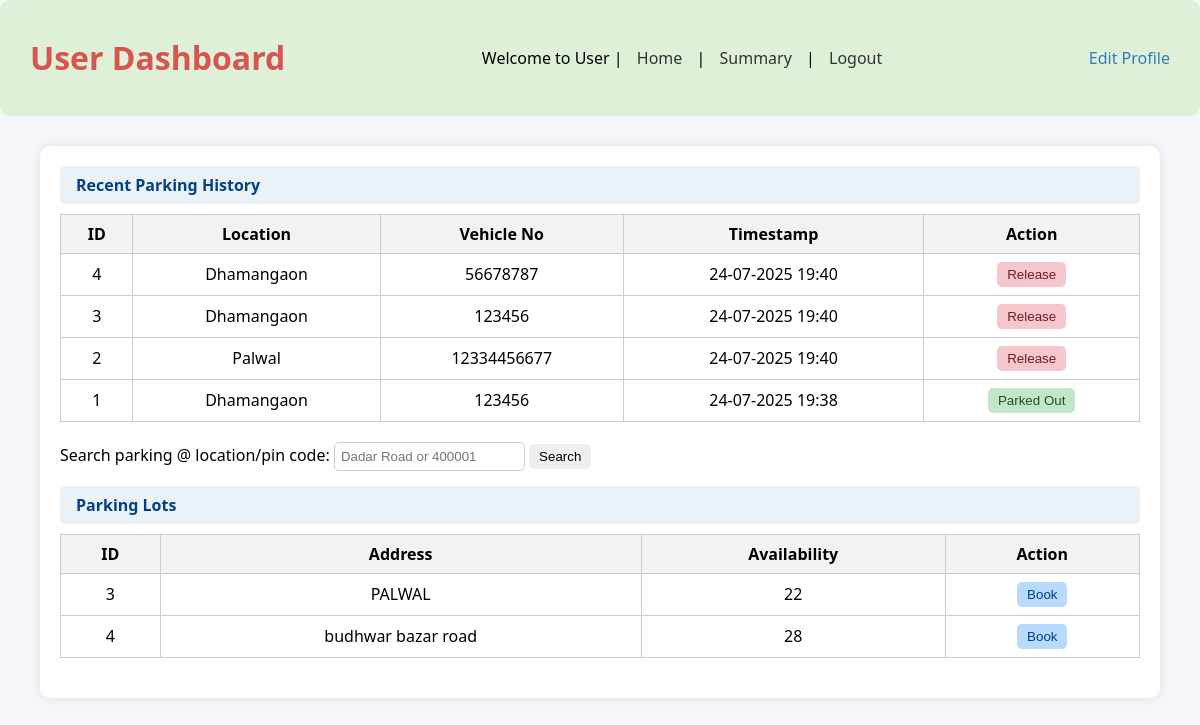
Screenshot of /user_home/3 with the database file from the repository.
### backend/Models.py (models this page shows)
class Reserved_parking_spots(db.Model):#this table is for the reservation(booking) of the parking spot
    __tablename__ = 'reserved_parking_spots'
    id=db.Column(db.Integer,primary_key=True,autoincrement=True)
    spot_id=db.Column(db.Integer,db.ForeignKey('parking_spots.id'), nullable=False)
    lot_id=db.Column(db.Integer,db.ForeignKey('parking_lots.id'), nullable=False)
    user_id=db.Column(db.String(50),db.ForeignKey('admin_user_details.email'), nullable=False)
    vehicle_number=db.Column(db.String(50),nullable=False)
    parking_timestamp=db.Column(db.DateTime,nullable=False)
    leaving_timestamp=db.Column(db.DateTime,nullable=True)
    parking_price_per_hour=db.Column(db.Integer,nullable=False)#isko to mai parking lot walli table se hi le lunga ....

class Parking_Lots(db.Model):
    __tablename__ = 'parking_lots'
    id=db.Column(db.Integer,primary_key=True,autoincrement=True)
    prime_location_name=db.Column(db.String(50),nullable=False ,unique=True)#location name jo ki parking lot ka name hoga vo to alag hi hona chahiye
    address=db.Column(db.String(120),nullable=False)#not neccessary to be unique ,aisa ho sakta hai demand ki vajah se ek hi city me 2 parking lot honge
    pincode=db.Column(db.Integer,nullable=False)#not neccessary to be unique
    price_per_spot_per_hour=db.Column(db.Integer,nullable=False)#not neccessary to be unique
    max_spots=db.Column(db.Integer,nullable=False)#not neccessary to be unique
    parking_spots_of_a_lot_id=db.relationship('Parking_Spots',backref='parking_lots' , cascade='all , delete' , lazy=True)#it tells all the parking spots of a particular lot(here we are gettting parking lot by lot id)
    Reserved_parking_spots_of_a_lot_id=db.relationship('Reserved_parking_spots',backref='parking_lots' , cascade='all , delete' , lazy=True)#it tells all the reserved parking spots of a particular lot

### backend/controlers.py (the view)
@app.route("/user_home/<int:user_id>", methods=["GET"])
def user_home(user_id):
    parking_history = Reserved_parking_spots.query \
        .filter_by(user_id=user_id) \
        .order_by(Reserved_parking_spots.parking_timestamp.desc()) \
        .limit(5).all()
    search_query = request.args.get("search", "")
    if search_query:
        lots = Parking_Lots.query.filter(
            (Parking_Lots.prime_location_name.ilike(f"%{search_query}%")) |
            (Parking_Lots.pincode.ilike(f"%{search_query}%"))
        ).all()
    else:
        lots = Parking_Lots.query.all()
    available_lots = []
    for lot in lots:
        available_spot = Parking_Spots.query.filter_by(lot_id=lot.id, status="available").first()
        if available_spot:
            lot.available_count = Parking_Spots.query.filter_by(lot_id=lot.id, status="available").count()
            lot.available_spot_id = available_spot.id
            available_lots.append(lot)
    return render_template(
        "u_user_dashboard.html",
        user_id=user_id,
        parking_history=parking_history,
        available_lots=available_lots,
        search_query=search_query
    )

### templates/u_user_dashboard.html (shortened to what this page needs)
<!DOCTYPE html>
<html lang="en">
<head>
    <link rel="stylesheet" href="{{ url_for('static', filename='style.css') }}">
</head>
<body>
<header>
    <div>
        <h1>User Dashboard</h1>
    </div>
    <nav>
        <span>Welcome to User</span> |
        <a href="/user_home/{{ user_id }}">Home</a> |
        <a href="/user_summary/{{ user_id }}">Summary</a> |
        <a href="/">Logout</a>
    </nav>
    <div class="profile">
        <a href="/user_profile/{{ user_id }}">Edit Profile</a>
    </div>
</header>
<div class="container">
    <div class="section-title">Recent Parking History</div>
    <table>
        <tr>
            <th>ID</th>
            <th>Location</th>
            <th>Vehicle No</th>
            <th>Timestamp</th>
            <th>Action</th>
        </tr>
        {% for history in parking_history %}
        <tr>
            <td>{{ history.id }}</td>
            <td>{{ history.parking_lots.prime_location_name }}</td>
            <td>{{ history.vehicle_number }}</td>
            <td>{{ history.parking_timestamp.strftime('%d-%m-%Y %H:%M') }}</td>
            <td>
                {% if not history.leaving_timestamp %}
                <form method="POST" action="/release_spot/{{ history.id }}">
                    <button class="release" type="submit">Release</button>
                </form>
                {% else %}
                <button class="parked" disabled>Parked Out</button>
                {% endif %}
            </td>
        </tr>
        {% endfor %}
    </table>
    <div class="search-bar">
        <form method="GET" action="/user_home/{{ user_id }}">
            <label>Search parking @ location/pin code: </label>
            <input type="text" name="search" placeholder="Dadar Road or 400001">
            <button type="submit">Search</button>
        </form>
    </div>
    <div class="section-title">Parking Lots {% if search_query %}@ {{ search_query }}{% endif %}</div>
    <table>
        <tr>
            <th>ID</th>
            <th>Address</th>
            <th>Availability</th>
            <th>Action</th>
        </tr>
        {% for lot in available_lots %}
        <tr>
            <td>{{ lot.id }}</td>
            <td>{{ lot.address }}</td>
            <td>{{ lot.available_count }}</td>
            <td>
                <a href="/book/{{ lot.available_spot_id }}/{{ lot.id }}/{{ user_id }}">
                     <button class="book">Book</button>
                </a>
            </td>
        </tr>
        {% endfor %}
    </table>
</div>
</body>
</html>

### static/style.css (style rules this page uses)
body { background-color: #f4f6f9; font-family: 'Segoe UI', sans-serif; margin: 0; padding: 0; }
.container { margin-top: 30px; }

### templates/u_user_dashboard.html (style rules this page uses)
body { font-family: 'Segoe UI', Tahoma, Geneva, Verdana, sans-serif; background-color: #f7f9fc; margin: 0; padding: 0; }
header { background-color: #dff0d8; padding: 15px 30px; border-radius: 10px; display: flex; justify-content: space-between; align-items: center; }
header h1 { color: #d9534f; }
header nav a { margin: 0 10px; text-decoration: none; color: #333; }
header .profile a { color: #337ab7; text-decoration: none; }
.container { width: 90%; margin: 20px auto; background: #fff; padding: 20px; border-radius: 10px; box-shadow: 0 0 10px rgba(0,0,0,0.1); }
.section-title { background-color: #eaf2f8; padding: 8px 16px; border-radius: 5px; color: #004085; font-weight: bold; margin-bottom: 10px; }
table { width: 100%; border-collapse: collapse; margin-bottom: 20px; }
table th, table td { border: 1px solid #ccc; padding: 8px; text-align: center; }
table th { background-color: #f2f2f2; }
button { padding: 5px 10px; border: none; border-radius: 5px; cursor: pointer; }
button.release { background-color: #f5c6cb; color: #721c24; }
button.parked { background-color: #c3e6cb; color: #155724; }
button.book { background-color: #b8daff; color: #004085; }
.search-bar { margin-bottom: 15px; }
input[type="text"] { padding: 6px; border: 1px solid #ccc; border-radius: 5px; }

### rows the page displays
Reserved_parking_spots: id "4", parking_lots.prime_location_name "Dhamangaon", vehicle_number "56678787", parking_timestamp "24-07-2025 19:40"
Reserved_parking_spots: id "3", parking_lots.prime_location_name "Dhamangaon", vehicle_number "123456", parking_timestamp "24-07-2025 19:40"
Reserved_parking_spots: id "2", parking_lots.prime_location_name "Palwal", vehicle_number "12334456677", parking_timestamp "24-07-2025 19:40"
Reserved_parking_spots: id "1", parking_lots.prime_location_name "Dhamangaon", vehicle_number "123456", parking_timestamp "24-07-2025 19:38", shows "Parked Out"
Parking_Lots: id "3", address "PALWAL", available_count "22"
Parking_Lots: id "4", address "budhwar bazar road", available_count "28"
